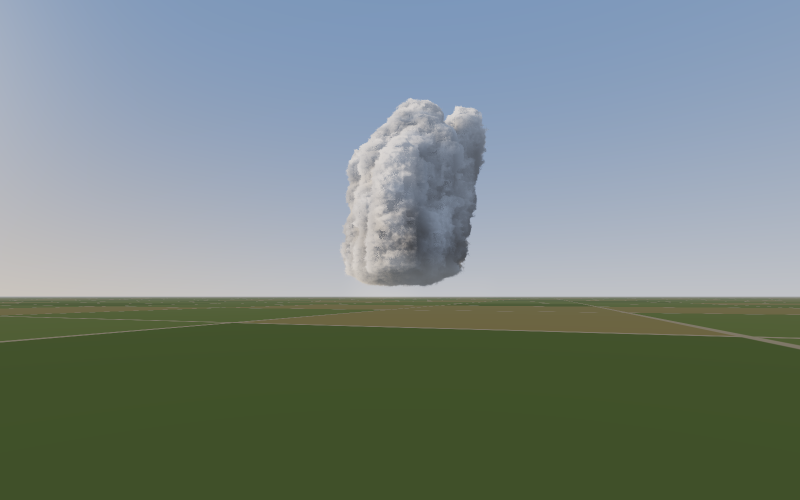
#> input picture validation/website/web_plains_012.png, 1600 x 1000 px (shown at 1/2 size); its folder holds 4 pictures in this run
$ python compare_images.py
#> lines starting #> are read from the running program, lines starting #| are printed output that depends on the picture; pictures that were not available may be replaced by others from this repository, and a replacement may not be noted
"""Side-by-side images (website left, Unity right) and the mean difference of each pair, for README/report use."""
import json, sys, os
from PIL import Image, ImageChops, ImageStat, ImageDraw
here = os.path.dirname(os.path.abspath(__file__))
cases = json.load(open(os.path.join(here, 'cases.json'), encoding='utf-8'))['cases']
#> (reads validation/website/cases.json from the repository)
os.makedirs(os.path.join(here, 'side'), exist_ok=True)
rows = []
for c in cases:
    a = Image.open(os.path.join(here, f"web_{c['name']}.png")).convert('RGB')
    b = Image.open(os.path.join(here, f"storm_cmp_{c['name']}.png")).convert('RGB').resize(a.size)
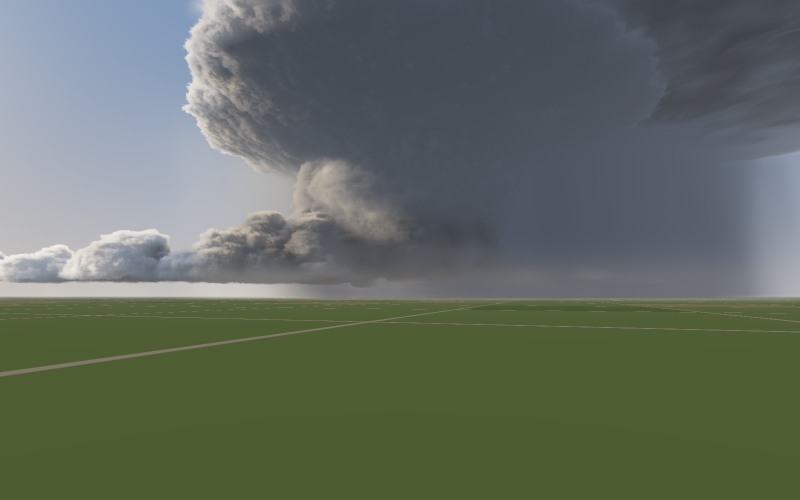
#> input picture validation/website/web_dixie_mature.png, 1600 x 1000 px, given in place of storm_cmp_plains_012.png, which was not available (shown at 1/2 size)
    d = ImageStat.Stat(ImageChops.difference(a, b)).mean
#> d = [33.72, 35.87, 39.9]
    mad = sum(d) / 3 / 255 * 100
#> mad = 14.31
    w, h = a.size
#> w = 1600; h = 1000
    s = Image.new('RGB', (w, h // 2))
#> s: PIL image 1600x500 RGB; every value is 0
    s.paste(a.resize((w // 2, h // 2)), (0, 0)); s.paste(b.resize((w // 2, h // 2)), (w // 2, 0))
#> after `s.paste(a.resize((w // 2, h // 2)), (0, 0))`:
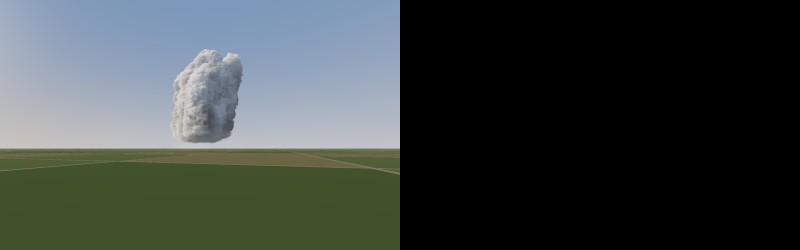
#> s: PIL image 1600x500 RGB (shown at 1/2 size); mean R, G, B 60.1, 66.9, 64.8
#> after `s.paste(b.resize((w // 2, h // 2)), (w // 2, 0))`:
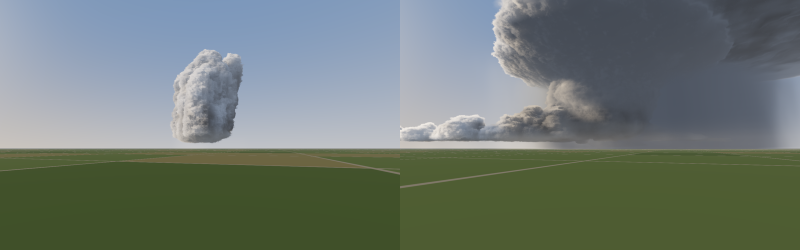
#> s: PIL image 1600x500 RGB (shown at 1/2 size); mean R, G, B 109.7, 120.7, 113.3
    dr = ImageDraw.Draw(s); dr.text((10, 8), f"website  {c['name']}  {c['t']:.1f} min  {c['stage']}", fill=(255, 255, 255)); dr.text((w // 2 + 10, 8), "Unity (website lighting)", fill=(255, 255, 255))
    s.save(os.path.join(here, 'side', f"{c['name']}.jpg"), quality=88)
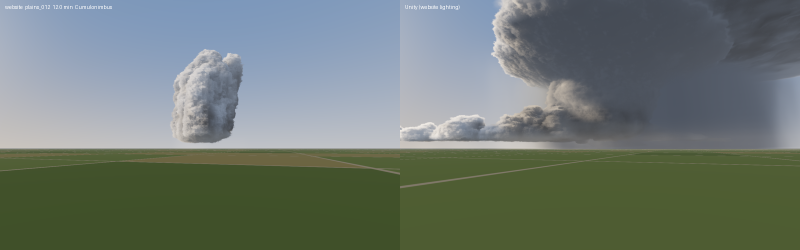
#> saved as plains_012.jpg: PIL image 1600x500 RGB (shown at 1/2 size); mean R, G, B 109.8, 120.8, 113.3
    rows.append((c['name'], c['stage'], mad))
#> pass 2 of the loop `for c in cases:`:
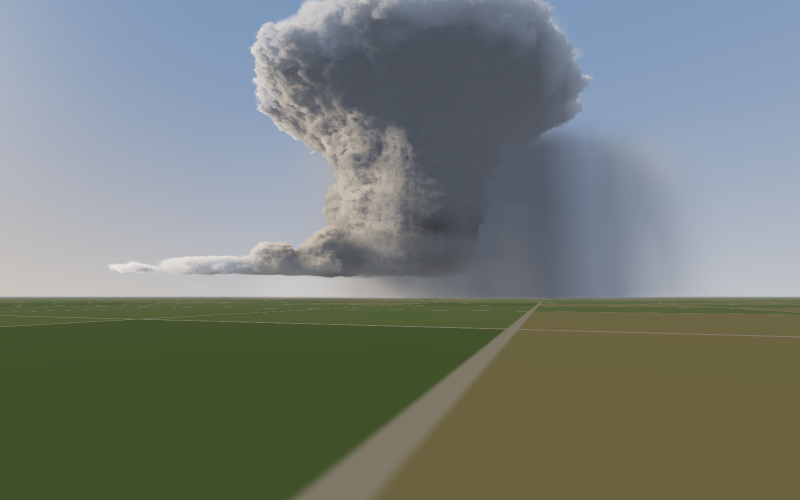
#> input picture validation/website/web_plains_022.png, 1600 x 1000 px (shown at 1/2 size)
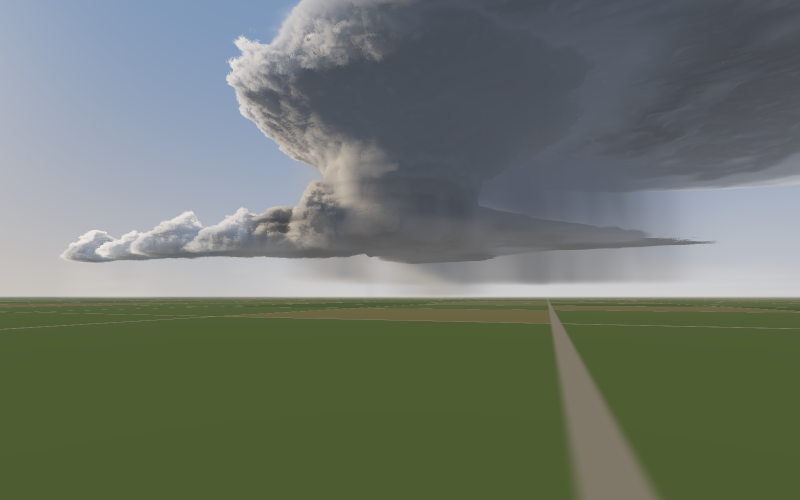
#> input picture validation/website/web_lp_mature.png, 1600 x 1000 px, given in place of storm_cmp_plains_022.png, which was not available (shown at 1/2 size)
#> d = [21.67, 18.43, 21.17]
#> mad = 8.01
#> `s.save(os.path.join(here, 'side', f"{c['name']}.jpg"), quality=88)`:
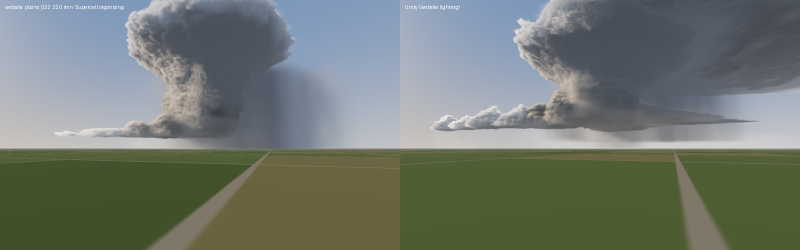
#> saved as plains_022.jpg: PIL image 1600x500 RGB (shown at 1/2 size); mean R, G, B 113.7, 121.4, 113.2
#> (the run stopped early here; a loop or call above may not have finished)
